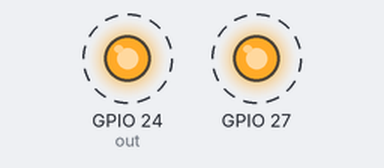
Bench run of a program on a simulated Raspberry Pi (BCM pin numbers). Shown: output pins drawn as LEDs (lit = HIGH). Dashed ring = blinking. Threads take turns every 2 ms; what the program prints to the terminal is not drawn. At 13.0 s the program stops and its outputs stay as they are.

Above: at 0.2 s.
Timing chart, 0 to 3.0 s (numbered marks = the images above):
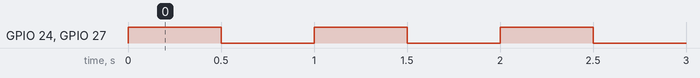

The program:

sbhled.py
```python
import threading
import RPi.GPIO as GPIO
import time

GPIO.setmode(GPIO.BCM)

class LEDSensor(threading.Thread):
    def __init__(self,sensortype):
        threading.Thread.__init__(self)
        self.stype = sensortype
        if self.stype == 'left':
            self.out = 24
        elif self.stype == 'right':
            self.out = 27
        GPIO.setup(self.out,GPIO.OUT)
        GPIO.output(self.out,GPIO.LOW)

        self.toggle = False
        self.on = False

    def setToggle(self,flag):
        self.toggle = True

    def onLED(self):
        self.on = True
        GPIO.output(self.out,GPIO.HIGH)

    def offLED(self):
        self.on = False
        GPIO.output(self.out,GPIO.LOW)

    def run(self):
        while self.toggle == True:
            print self.toggle,self.stype,self.out
            if self.on == True:
                self.offLED()
            else:
                self.onLED()
            time.sleep(0.5)


g_ledLeft = LEDSensor('left')
g_ledRight = LEDSensor('right')

g_ledLeft.daemon = True
g_ledRight.daemon = True

g_ledLeft.setToggle(True)
g_ledLeft.start()
g_ledRight.setToggle(True)
g_ledRight.start()

time.sleep(10)

g_ledLeft.setToggle(False)
g_ledRight.setToggle(False)

time.sleep(3)

GPIO.cleanup()
```

Measured:
- by itself, GPIO 24 (out), GPIO 27: alternates HIGH for 0.50 s and LOW for 0.50 s, 26 changes in all, then stays LOW
- by itself, everything shown: repeats every 1.0 s, in 4 steps
